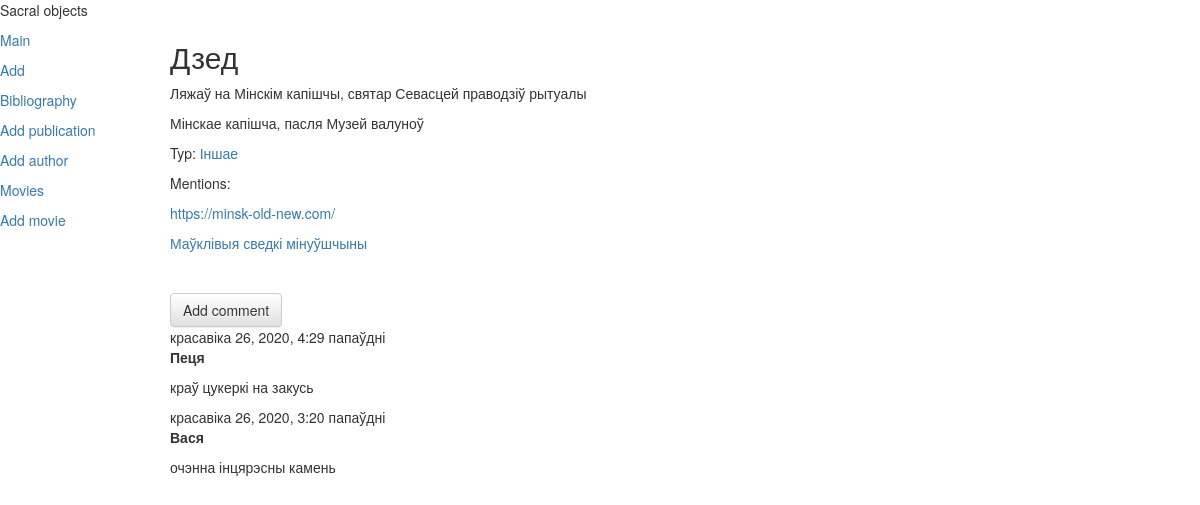
/stone_details/1/, run on the app's committed database.
### volumbf/models.py (models this page shows, shortened)
class Stones(models.Model):
    title = models.CharField(max_length=30, verbose_name='Назва')
    place = models.TextField(verbose_name='Месцазнаходжанне')
    legend = models.TextField(null=True, blank=True, verbose_name='Легенда')
    typ = models.ForeignKey('Typ', null=True, on_delete=models.PROTECT, verbose_name='Тып')
    objects = StonesManager()
    class Meta:
        verbose_name_plural = 'Камяні'
        verbose_name = 'Камень'
        order_with_respect_to = 'typ'
        unique_together = ('title', 'place')

class Typ(models.Model):
    name = models.CharField(max_length=20, db_index=True, verbose_name='Назва тыпу')
    class Meta:
        verbose_name_plural = 'Тыпы'
        verbose_name = 'Тып'
        ordering = ['name']

class Mentions(models.Model):
    work = models.TextField(verbose_name='Праца')
    year = models.PositiveIntegerField(blank=True, null=True)
    sacral_objects = models.ManyToManyField(Stones, related_name='mentions', verbose_name='Сакральны аб\'ект')
    def __str__(self):
        return self.work
    class Meta:
        verbose_name_plural = 'Узгадкі'
        verbose_name = 'Узгадка'
        ordering = ['work']

class Comment(models.Model):
    stones = models.ForeignKey(Stones, on_delete=models.CASCADE, related_name='comment')
    commentator = models.CharField(max_length=200)
    text = models.TextField()
    created_date = models.DateTimeField(default=timezone.now)
    approved_comment = models.BooleanField(default=False)
    class Meta:
        verbose_name_plural = 'Каментары'
        verbose_name = 'Каментар'
        ordering = ['-created_date']

### volumbf/views.py (the view)
# urls.py: path('stone_details/<int:pk>/', StonesDetail.as_view(), name='stone_detail'),
class StonesDetail(generic.DetailView):
    queryset = Stones.objects.all_with_prefetch_mentions()
    template_name = 'volumbf/stone_detail.html'
    def get_context_data(self, **kwargs):
        context = super().get_context_data(**kwargs)
        context['image_form'] = self.stones_image_form()
        return context
    def stones_image_form(self):
        if self.request.user.is_authenticated:
            return StonesImageForm()
        return None

### volumbf/templates/volumbf/stone_detail.html (shortened to what this page needs)
{% extends "layout/basic.html" %}
{% block content %}
   <div>
	<h2> {{ stones.title}} </h2>
	<p>{{ stones.legend }} </p>
	<p>{{ stones.place }}</p>
	<p>Typ: <a href="/volumbf/{{ stones.typ.pk }}/">{{ stones.typ.name }}</a></p>
	<p>Mentions: </p>
	{% for work in stones.mentions.all %}
        <p><a href="{% url 'work_detail' work.pk %}"> {{ work }}</a></p>
	{% endfor %}
   <ul class="stone-image list-inline" >
        {% for i in object.stonesimage_set.all %}
            <li class="list-inline-item" >
            </li>
        {% endfor %}
    </ul>
     </div>
   <a class="btn btn-default" href="{% url 'add_comment_to_stone' pk=stones.pk %}">Add comment</a>
{% for comment in stones.comment.all %}
    {% if comment.approved_comment %}
    <div class="comment">
        <div class="date">{{ comment.created_date }}</div>
        <strong>{{ comment.commentator }}</strong>
        <p>{{ comment.text|linebreaks }}</p>
    </div>
    {% endif %}
{%  endfor %}
{% endblock %}

### data on the page
Stones: title "Дзед", legend "Ляжаў на Мінскім капішчы, святар Севасцей праводзіў рытуалы", place "Мінскае капішча, пасля Музей валуноў", typ.name "Іншае"
Mentions: work "https://minsk-old-new.com/"
Mentions: work "Маўклівыя сведкі мінуўшчыны"
Comment: created_date "красавіка 26, 2020, 4:29 папаўдні", commentator "Пеця", text "краў цукеркі на закусь"
Comment: created_date "красавіка 26, 2020, 3:20 папаўдні", commentator "Вася", text "очэнна інцярэсны камень"
